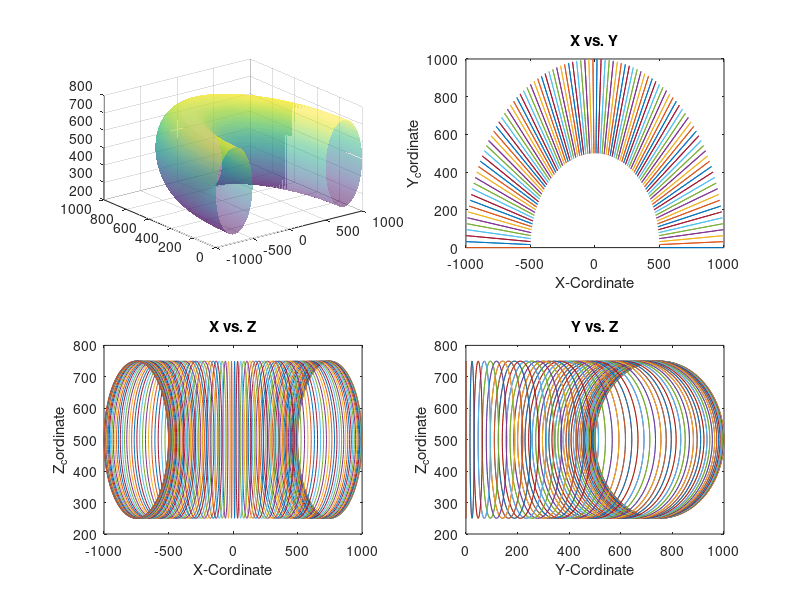

MATLAB code to generate this figure:
%create workspace for half donut
        u=linspace(0,pi,100);
        v=linspace(0,2*pi,100);
        [U,V]=meshgrid(u,v);
        X=(3+cos(V))*cos(U)/400*1000;
        Y=(3+cos(V))*sin(U)/400*1000;
        Z=(sin(V)/4+0.5)*1000;
        surf(X,Y,Z,'FaceAlpha',0.5,'EdgeColor','none');hold on; %creates a semitransparent surface with no edges drawn. 
        %CO(:,:,1) = zeros(25); % red
        %CO(:,:,2) = ones(25).*linspace(0.5,0.6,25); % green
        %CO(:,:,3) = ones(25).*linspace(0,1,25); % blue
        %surf(X,Y,Z,CO);
        figure(1);title('Work Space')
        subplot(2,2,1);surf(X,Y,Z,'FaceAlpha',0.5,'EdgeColor','none'); %creates a semitransparent surface with no edges drawn.
        subplot(2,2,2);plot(X,Y);title('X vs. Y');xlabel('X-Cordinate'); ylabel('Y_cordinate');hold on;
        subplot(2,2,3); plot(X,Z);title('X vs. Z');xlabel('X-Cordinate'); ylabel('Z_cordinate');hold on;
        subplot(2,2,4); plot(Y,Z);title('Y vs. Z');xlabel('Y-Cordinate'); ylabel('Z_cordinate');hold on;
        